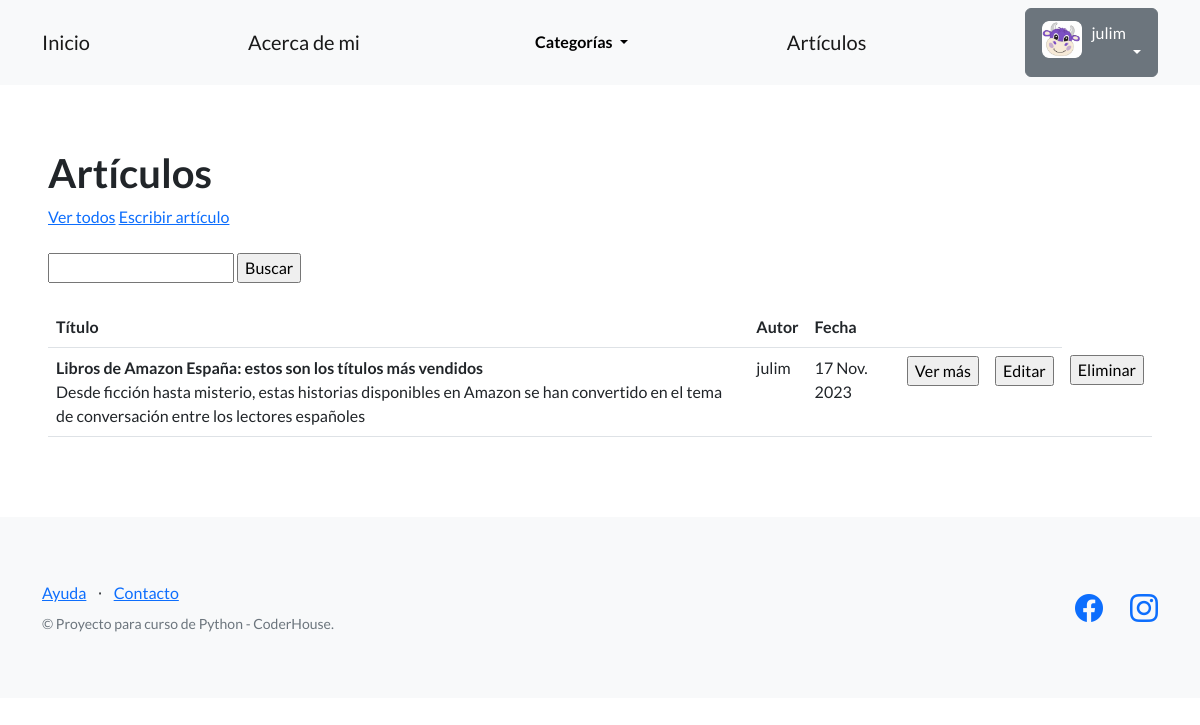
Before: /articulos/articulos/ (signed in) with the older database file.
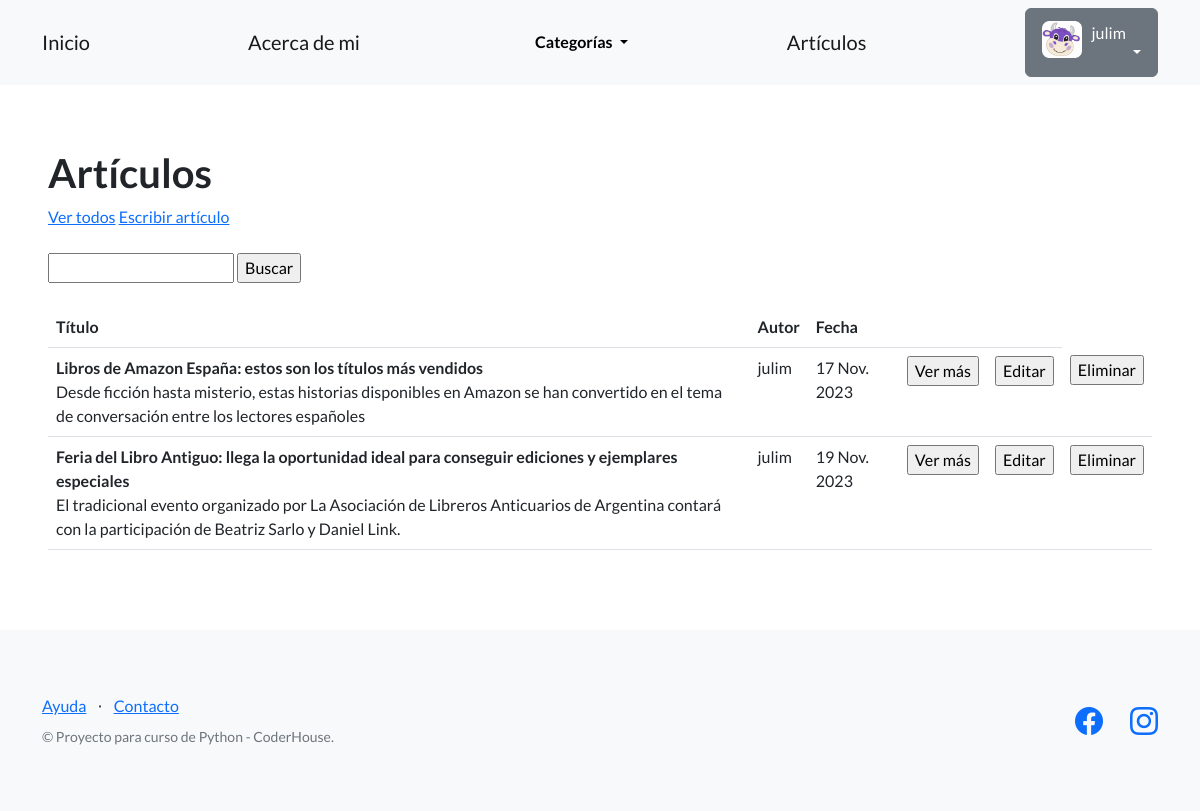
After: the same page with the newer database file.
### perfiles/models.py (models this page shows, shortened)
class Avatar(models.Model):
   user = models.OneToOneField(User, on_delete=models.CASCADE, null=True)
   imagen = models.ImageField(upload_to='avatares', null=True, blank=True)

### articulos_blog/models.py (models this page shows, shortened)
class Articulo(models.Model):
    titulo = models.CharField(max_length=256)
    subtitulo = models.CharField(max_length=256)
    cuerpo = models.TextField(null=True)
    autor = models.CharField(max_length=256)
    fecha = models.DateField(null=True)
    imagen = models.ImageField(upload_to="imagenes", null=True)
    creador = models.ForeignKey(User, on_delete=models.SET_NULL, null=True)

### articulos_blog/views.py (the view)
# urls.py: path('articulos/', listar_articulos, name="articulos"),
def listar_articulos(request):
    contexto = {
        "articulos": Articulo.objects.all()
    }
    http_response = render(
        request=request,
        template_name='articulos_blog/lista_articulos.html',
        context=contexto
    )
    return http_response

### articulos_blog/templates/articulos_blog/lista_articulos.html (shortened to what this page needs)
{% extends "base.html" %}
{% block contenido %}
<h1>
  Artículos
</h1>
<a href="{% url 'articulos' %}">Ver todos</a>
<a href="{% url 'nuevo_articulo' %}">Escribir artículo</a>
<br><br>
<form action="{% url 'buscar_articulo' %}" method="post">
  <input type="text" name = "busqueda">
  <input type="submit" value="Buscar">
</form>
<br>
{% if articulos %}
<table class="table">
  <tbody>
    <tr>
      <th>Título</th>
      <th>Autor</th>
      <th>Fecha</th>
      <th></th>
      <th></th>
    </tr>
    {% for articulo in articulos %}
    <tr>
      <td><strong>{{articulo.titulo}}</strong><br>{{articulo.subtitulo}}</td>
      <td>{{articulo.autor}}</td>
      <td>{{articulo.fecha}}</td>
      <td>
        <form action="{% url 'detalle_articulo' articulo.id %}">
          <input type="submit" class "btn btn-link" value="Ver más"/>
        </form>
      </td>
      <td>
        {% if user == articulo.creador %}
        <form action="{% url 'editar_articulo' articulo.id %}">
          <input type="submit" class "btn btn-link" value="Editar"/>
        </form>
        {% endif %}
      </td>
      <td>
        {% if user == articulo.creador %}
        <form action="{% url 'eliminar_articulo' articulo.id %}" method="post">
          <input type="submit" class "btn btn-link" value="Eliminar"/>
        </form>
        {% endif %}
      </td>
    </tr>
    {% endfor %}
  </tbody>
</table>
{% else %}
<p>No hay elementos aún</p>
{% endif %}
{% endblock contenido %}

### templates_base/base.html (shortened to what this page needs)
{% load static %}
<!DOCTYPE html>
<html lang="en">
    <head>
        <link href="https://cdn.jsdelivr.net/npm/bootstrap-icons@1.5.0/font/bootstrap-icons.css" rel="stylesheet" type="text/css" />
        <link href="{% static 'css/styles.css' %}" rel="stylesheet" />
    </head>
    <body>
        <nav class="navbar navbar-light bg-light static-top">
            <div class="container">
                <a class="navbar-brand" href="{% url 'inicio' %}">Inicio</a>
                <a class="navbar-brand" href="{% url 'about_me' %}">Acerca de mi</a>
                <div class="dropdown">
                    <button class="btn btn-light dropdown-toggle" type="button" id="dropdownMenuButton1" data-bs-toggle="dropdown" aria-expanded="false">
                        <div style="display: inline-flex;">
                            <span><strong>Categorías</strong></span>
                        </div>
                    </button>
                </div>
                <a class="navbar-brand" href="{% url 'articulos' %}">Artículos</a>
                {% if user.is_authenticated %}
                <div class="dropdown">
                    <button class="btn btn-secondary dropdown-toggle" type="button" id="dropdownMenuButton1" data-bs-toggle="dropdown" aria-expanded="false">
                        <div style="display: inline-flex;">
                                <img src="{{ user.avatar.imagen.url }}" style="max-width: 40px;margin-right: 10px;">
                            <span>{{ user.username }}</span>
                        </div>
                    </button>
                </div>
                {% else %}
                <a class="btn btn-primary" href="{% url 'login' %}">Iniciar sesión</a>
                <a class="btn btn-success" href="{% url 'registro' %}">Registrarse</a>
                {% endif %}
            </div>
        </nav>
        <section style="padding:4rem 3rem;">
            {% block contenido %}
            {% endblock contenido %}
        </section>
        <footer class="footer bg-light">
            <div class="container">
                <div class="row">
                    <div class="col-lg-6 h-100 text-center text-lg-start my-auto">
                        <ul class="list-inline mb-2">
                            <li class="list-inline-item"><a href="#!">Ayuda</a></li>
                            <li class="list-inline-item">⋅</li>
                            <li class="list-inline-item"><a href="#!">Contacto</a></li>
                        </ul>
                        <p class="text-muted small mb-4 mb-lg-0">&copy; Proyecto para curso de Python - CoderHouse.</p>
                    </div>
                    <div class="col-lg-6 h-100 text-center text-lg-end my-auto">
                        <ul class="list-inline mb-0">
                            <li class="list-inline-item me-4">
                                <a href="https://www.facebook.com/juli.mendieta.75/"><i class="bi-facebook fs-3"></i></a>
                            </li>
                            <li class="list-inline-item">
                                <a href="https://www.instagram.com/mendietajuli"><i class="bi-instagram fs-3"></i></a>
                            </li>
                        </ul>
                    </div>
                </div>
            </div>
        </footer>
    </body>
</html>

Changed rows visible on the page:
added Articulo: titulo "Feria del Libro Antiguo: llega la oportunidad ideal para conseguir ediciones y ejemplares especiales", subtitulo "El tradicional evento organizado por La Asociación de Libreros Anticuarios de Argentina contará con la participación de Beatriz Sarlo y Daniel Link.", autor "julim", fecha "19 Nov. 2023"
